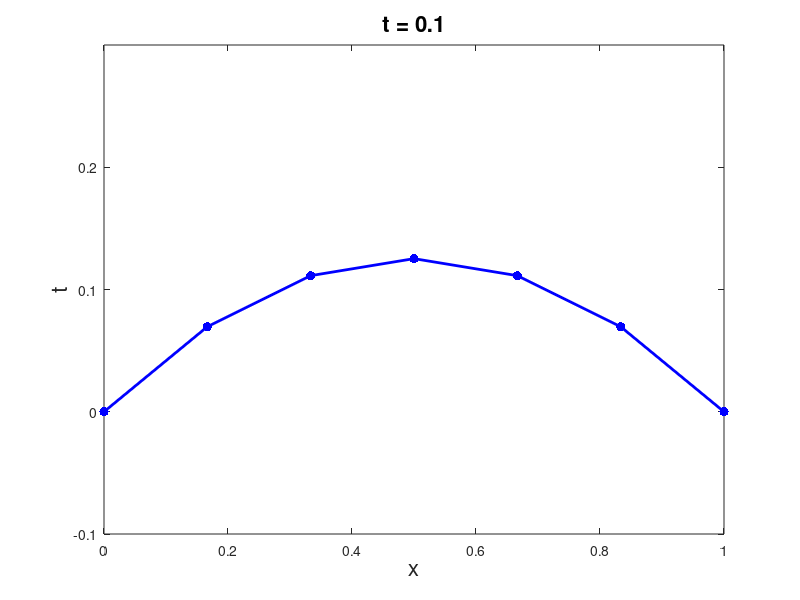
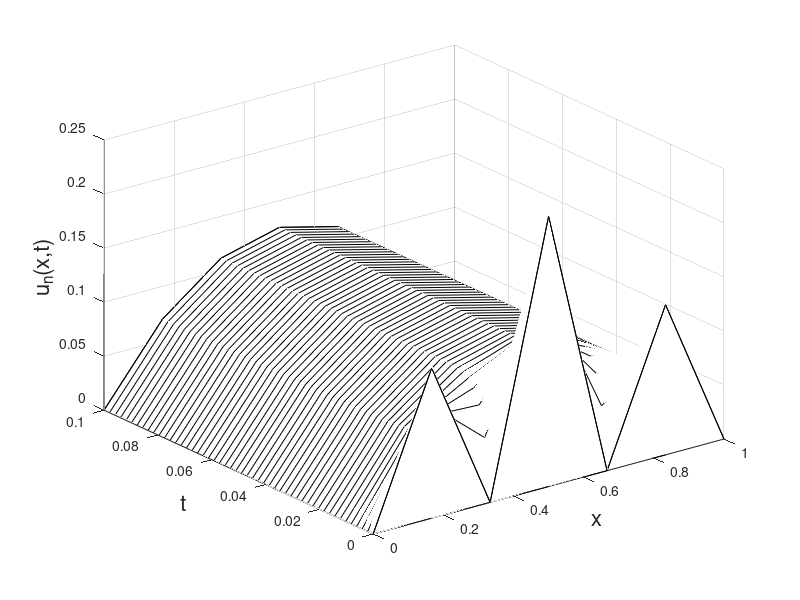

The MATLAB script that drew these images, in order:
% Demo of solving the heat equation u_t = u_xx + 1
% with u(0,t) = u(1,t) = 0, with u(x,0) = u0(x)
% using the finite element method in space, with
% the exact solution in time.

 n = input('Enter n: ');
 h = 1/(n+1);
 x = h*[1:n]';

% build mass and stiffness matrices
 M=sparse(n,n);
 M=M+sparse(1:n-1,2:n,h/6,n,n);
 M=M+M.';
 M=M+sparse(1:n,1:n,2*h/3,n,n);
 
 K=sparse(n,n);
 K=K+sparse(1:n-1,2:n,-1/h,n,n);
 K=K+K.';
 K=K+sparse(1:n,1:n,2/h,n,n);

% initial condition
 u0 = (x-x.^2).*sin(3*pi*x).^2;

% initial value of coefficients in u_n(x,t) = sum alf_k(t) phi_k(x)
 alf0 = u0;

 tvec=linspace(0,.1,50);
 
 MinvK = M\K;
 U = zeros(length(tvec),length(x)+2);
 f = h*ones(size(x));

 for m=1:length(tvec)
    figure(1), clf
    t = tvec(m);
% compute exact solution in time
    alf = expm(-MinvK*t)*alf0 + (eye(n)-expm(-MinvK*t))*(K\f);
    U(m,:) = [0 alf' 0];
    plot([0;x;1], [0;alf;0],'b.-','linewidth',2,'markersize',20);
    xlabel('x','fontsize',16)
    ylabel('t','fontsize',16)
    title(sprintf('t = %g',t),'fontsize',16)
    axis([0 1 -.1 .3])
    drawnow
    if m==1, input('hit return to start\n'), else, pause(0.02), end
 end
 figure(2), clf
 plt= waterfall([0;x;1],tvec,U);
 set(plt,'edgecolor','k')       % make the lines black
 xlabel('x','fontsize',16)
 ylabel('t','fontsize',16)
 zlabel('u_n(x,t)','fontsize',16)
 ylim([min(tvec) max(tvec)])
